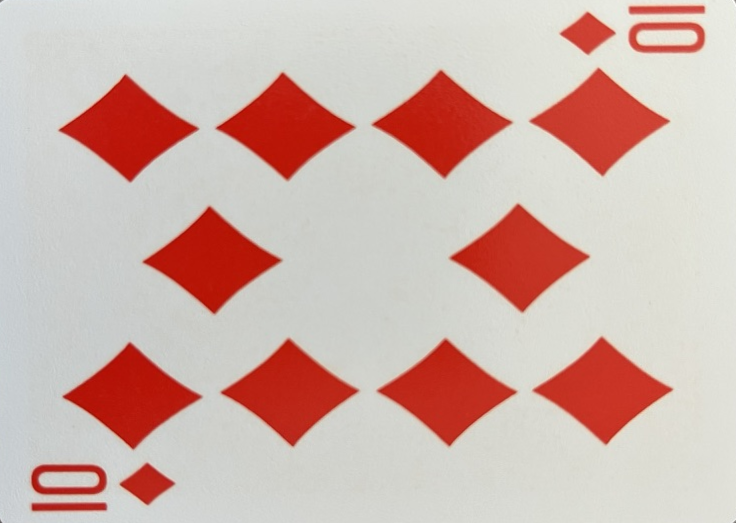
#> input picture sajat/references3/káró_10.warped.png, 736 x 523 px; its folder holds only this picture in this run
$ jupyter execute --allow-errors bead4.ipynb
#> lines starting #> are read from the running program, lines starting #| are printed output that depends on the picture; after the words box and inside, x2 and y2 are one past the last pixel; in counts of white or black regions, pixels touching at a corner belong together
[cell 1]
import cv2
from PIL import Image
import numpy as np
from matplotlib import pyplot as plt
from pathlib import Path
from scipy.spatial.distance import pdist, squareform

[cell 2]
def display_scaled(pic, scale=1):
    h, w = pic.shape[:2]
    display(Image.fromarray(cv2.cvtColor(pic, cv2.COLOR_BGR2RGB)).resize((int(w * scale), int(h * scale)), Image.LANCZOS))

[cell 3]
# [7 lines left out: function show_gray_hist, not called in this run]

[cell 4]
def process_references(ref_dir, verbose = 0):

#> called with ref_dir = 'references3', verbose = 0
    sift = cv2.SIFT_create(contrastThreshold=0.01, edgeThreshold=12, nOctaveLayers=8, sigma=1.5)
    #sift = cv2.SIFT_create()
    ref_data = []

    for file in Path(ref_dir).rglob("*"):

        if not file.is_file():
            continue

        card_to_search_color = cv2.imread(str(file))
#> card_to_search_color is the input picture: shape (523, 736, 3); mean B, G, R 172.5, 179.7, 208.5

        if card_to_search_color is None:
            continue
        if verbose > 2: display_scaled(card_to_search_color, 0.5)

        card_to_search_gray = cv2.cvtColor(card_to_search_color, cv2.COLOR_BGR2GRAY)
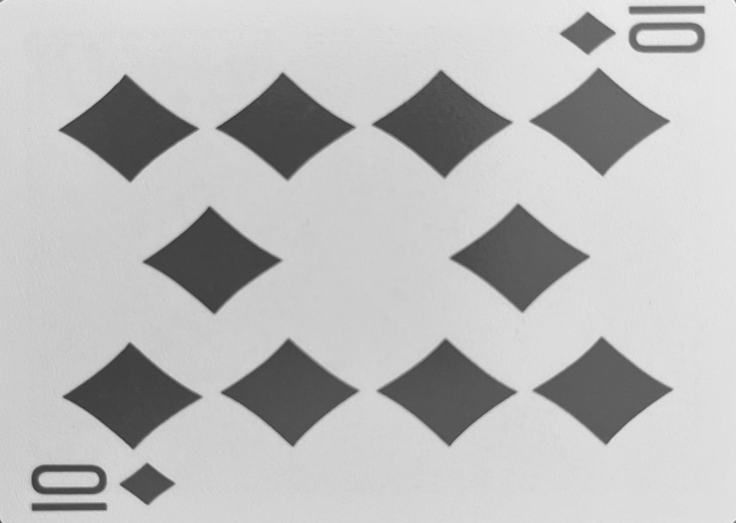
#> card_to_search_gray: shape (523, 736); min 55, max 254, mean 187.5
        if verbose > 2: display_scaled(card_to_search_gray, 0.5)
        if verbose > 3: show_gray_hist(card_to_search_gray)

        _, card_to_search_thresh = cv2.threshold(card_to_search_gray, 150, 255, cv2.THRESH_BINARY)
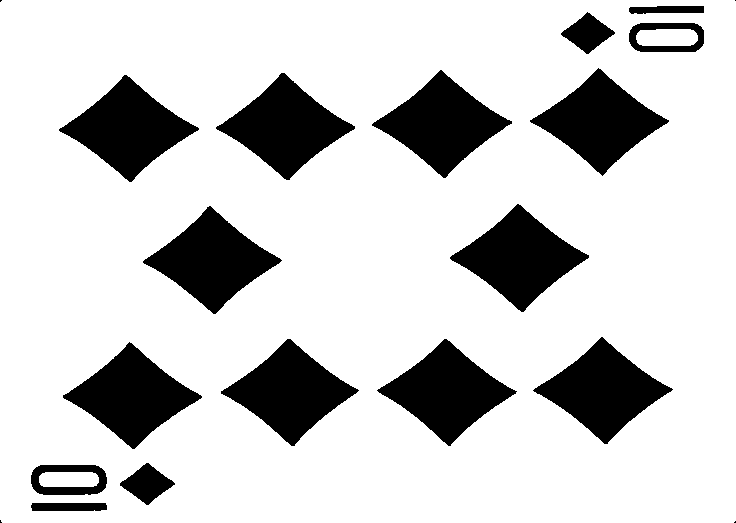
#> card_to_search_thresh: shape (523, 736); 80.4% white; 20 black regions (4 under 20 px), largest, box (x1, y1, x2, y2) and area: (450, 204, 589, 312) 7063, (372, 70, 512, 178) 7009, (143, 206, 282, 314) 6989
        card_to_search_masked = cv2.bitwise_and(card_to_search_gray, card_to_search_gray, mask=card_to_search_thresh)
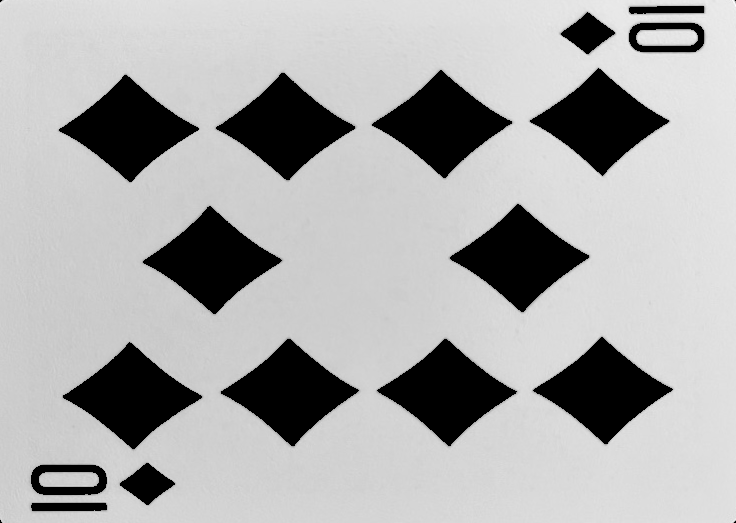
#> card_to_search_masked: shape (523, 736); min 0, max 254, mean 170.9
        if verbose > 2: display_scaled(card_to_search_masked, 0.5)
        if verbose > 3: show_gray_hist(card_to_search_masked)

        ref_kp, ref_des = sift.detectAndCompute(card_to_search_masked, None)
#> ref_kp = 1626 keypoints; strongest (x, y, size): (604, 390, 62), (520, 257, 62.1), (601, 123, 59.8), (443, 123, 62)
        if verbose > 0: print(f'{str(file)} -> {len(ref_kp)} key-points found')

        ref_kp_img = cv2.drawKeypoints(card_to_search_color, ref_kp, None, flags=cv2.DRAW_MATCHES_FLAGS_DRAW_RICH_KEYPOINTS)
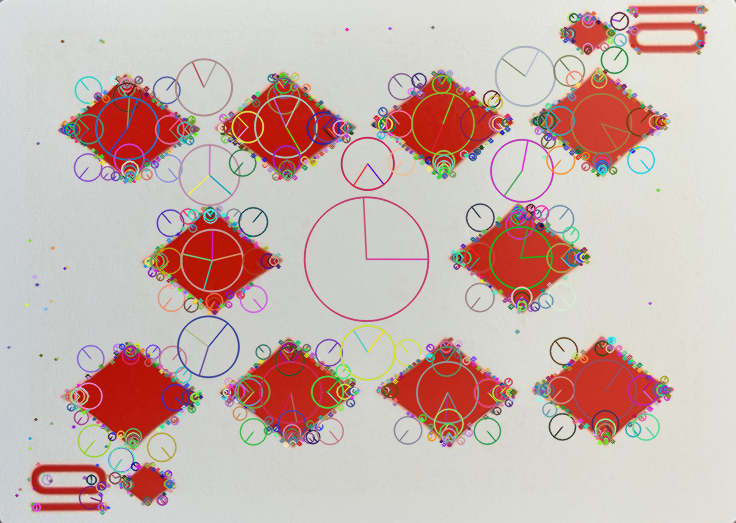
#> ref_kp_img: shape (523, 736, 3); mean B, G, R 173.8, 180, 202.3
        if verbose > 1: display_scaled(ref_kp_img, 0.5)

        card_face = file.name.split(".")[0]
        ref_data.append((card_face, ref_kp, ref_des, card_to_search_color))

    return ref_data

[cell 5]
def process_image(img_name, verbose=0):

    sift = cv2.SIFT_create(contrastThreshold=0.01, edgeThreshold=12, nOctaveLayers=8, sigma=1.5)
    #sift = cv2.SIFT_create()

    img_to_process_color = cv2.imread(img_name)
    if verbose > 2: display_scaled(img_to_process_color, 0.2)

    img_to_process_gray = cv2.cvtColor(img_to_process_color, cv2.COLOR_BGR2GRAY)
    if verbose > 2: display_scaled(img_to_process_gray, 0.2)
    if verbose > 3: show_gray_hist(img_to_process_gray)

    _, img_to_process_thresh = cv2.threshold(img_to_process_gray, 150, 255, cv2.THRESH_BINARY)
    img_to_process_masked = cv2.bitwise_and(img_to_process_gray, img_to_process_gray, mask=img_to_process_thresh)
    if verbose > 2: display_scaled(img_to_process_masked, 0.2)
    if verbose > 3: show_gray_hist(img_to_process_masked)

    kp, des = sift.detectAndCompute(img_to_process_masked, None)

    if verbose > 0: print(f'{len(kp)} key-points found in {img_name}')

    kp_img = cv2.drawKeypoints(img_to_process_color, kp, None, flags=cv2.DRAW_MATCHES_FLAGS_DRAW_RICH_KEYPOINTS)
    if verbose > 1: display_scaled(kp_img, 0.2)

    edges = cv2.Canny(img_to_process_masked, 100, 200)
    contours, _ = cv2.findContours(edges, cv2.RETR_EXTERNAL, cv2.CHAIN_APPROX_SIMPLE)

    return kp, des, img_to_process_color, img_to_process_masked, contours

[cell 6]
# [8 lines left out: function get_matches, not called in this run]

[cell 7]
from os import name


# [20 lines left out: function findHomography, not called in this run]

[cell 8]
# [24 lines left out: function find_cards, not called in this run]

[cell 9]
# [15 lines left out: function calculate_side_lengths, not called in this run]

[cell 10]
# [18 lines left out: function group_by_centroid_proximity, not called in this run]

[cell 11]
# [63 lines left out: function refine_found_data, not called in this run]

[cell 12]
def poly_area_signed(pts):
    x, y = pts[:, 0], pts[:, 1]
    return 0.5 * np.sum(x * np.roll(y, -1) - y * np.roll(x, -1))

[cell 13]
# [14 lines left out: function display_annotated_image, not called in this run]

[cell 14]
# [63 lines left out: function get_quads, not called in this run]

[cell 15]
# [6 lines left out: function order_ccw, not called in this run]

[cell 16]
# [29 lines left out: function warp_image, not called in this run]

[cell 17]
def scale_image(img, w, h):
    interp = cv2.INTER_LANCZOS4
    return cv2.resize(img, (w, h), interpolation=interp)

[cell 18]
# [38 lines left out: function process_quads, not called in this run]

[cell 19]
# [21 lines left out: function merge_results, not called in this run]

[cell 20]
REFERENCES_DIR = "references3"
reference_card_data = process_references(REFERENCES_DIR, verbose=0)
#> reference_card_data = 1 item

[cell 21]
TEST_IMG_NAME = "pics2/test_image - 4.jpeg"
#> (the rest of this cell did not finish here and is left out)

$ run again, on sajat/references3/káró_5.warped.png
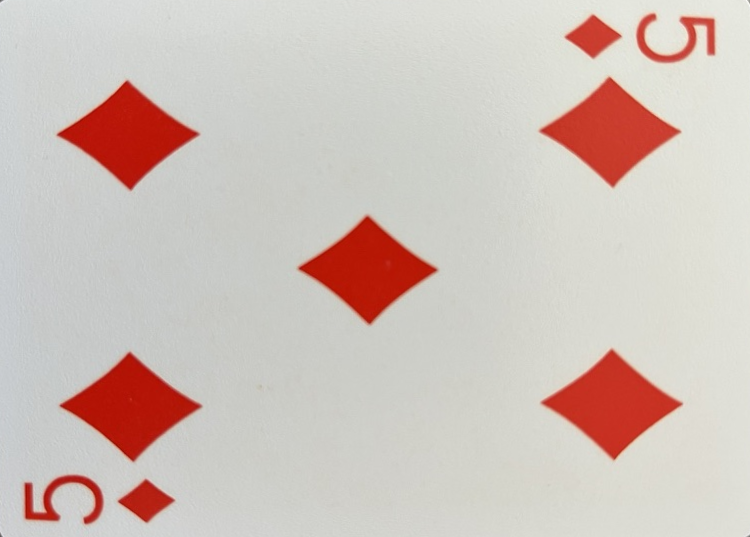
#> input picture sajat/references3/káró_5.warped.png, 750 x 537 px
#> in process_references, card_to_search_color is the input picture: shape (537, 750, 3); mean B, G, R 186.8, 193.4, 208.1
#> in process_references, `_, card_to_search_thresh = cv2.threshold(card_to_search_gray, 150, 255..`:
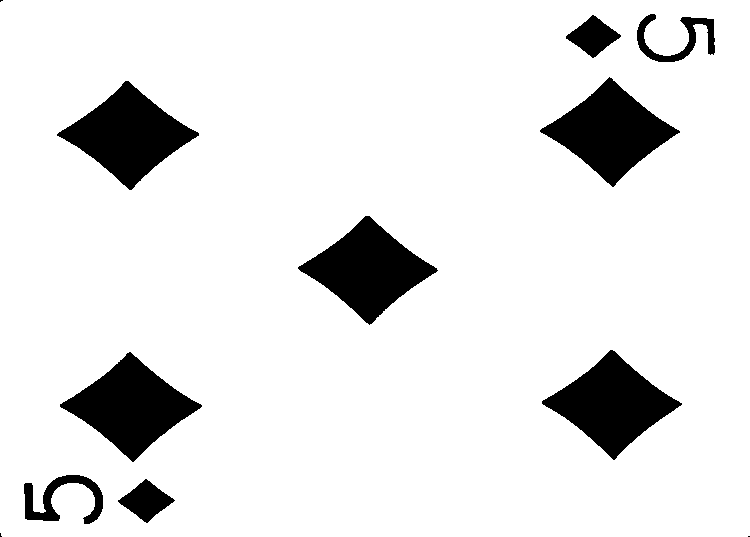
#> card_to_search_thresh: shape (537, 750); 89.8% white; 12 black regions (3 under 20 px), largest, box (x1, y1, x2, y2) and area: (60, 352, 202, 462) 7277, (57, 81, 199, 190) 7234, (298, 216, 438, 325) 7194
#> ref_kp = 1107 keypoints; strongest (x, y, size): (593, 36, 26.6), (613, 404, 64.8), (611, 133, 62.1), (368, 270, 65)
#> in process_references, `ref_kp_img = cv2.drawKeypoints(card_to_search_color, ref_kp, None, fla..`:
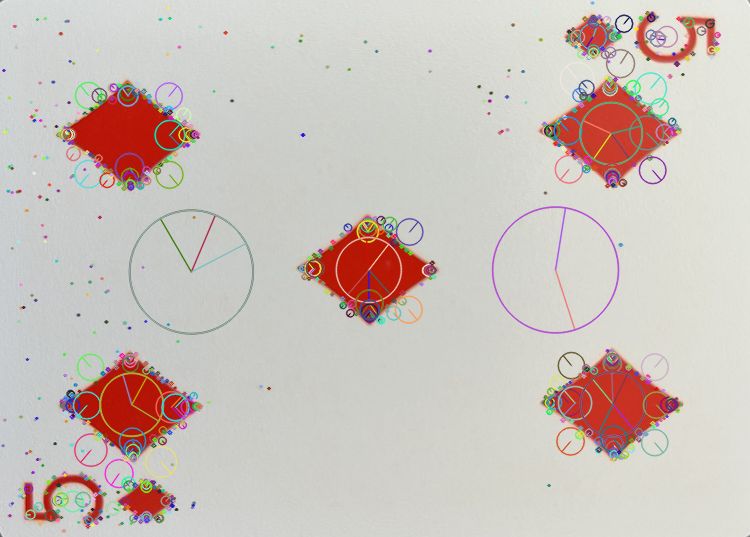
#> ref_kp_img: shape (537, 750, 3); mean B, G, R 187.5, 193.6, 204.6
#> reference_card_data = 1 item

$ run again, on sajat/references3/káró_6.warped.png
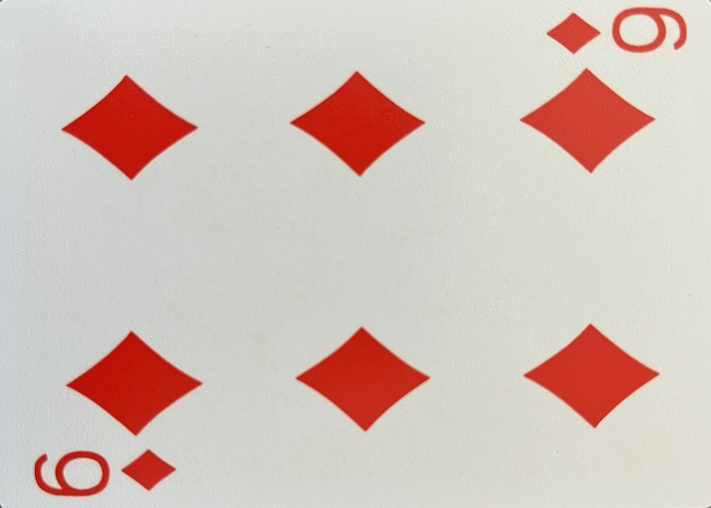
#> input picture sajat/references3/káró_6.warped.png, 711 x 508 px
#> in process_references, card_to_search_color is the input picture: shape (508, 711, 3); mean B, G, R 185.7, 193, 211.4
#> in process_references, `_, card_to_search_thresh = cv2.threshold(card_to_search_gray, 150, 255..`:
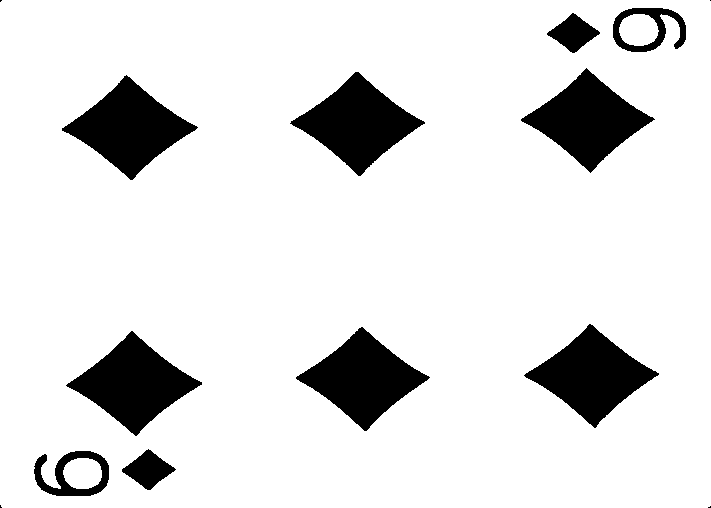
#> card_to_search_thresh: shape (508, 711); 87.8% white; 14 black regions (4 under 20 px), largest, box (x1, y1, x2, y2) and area: (62, 75, 198, 180) 6587, (66, 331, 202, 436) 6577, (290, 72, 425, 176) 6524
#> ref_kp = 1792 keypoints; strongest (x, y, size): (573, 33, 24.5), (592, 375, 61), (588, 122, 59.3), (358, 123, 61.9)
#> in process_references, `ref_kp_img = cv2.drawKeypoints(card_to_search_color, ref_kp, None, fla..`:
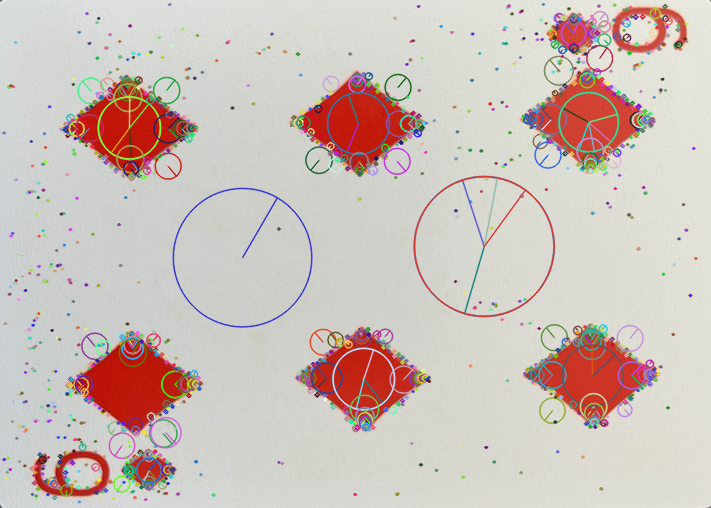
#> ref_kp_img: shape (508, 711, 3); mean B, G, R 186.1, 192.4, 205.7
#> reference_card_data = 1 item

$ run again, on sajat/references3/káró_2.warped.png
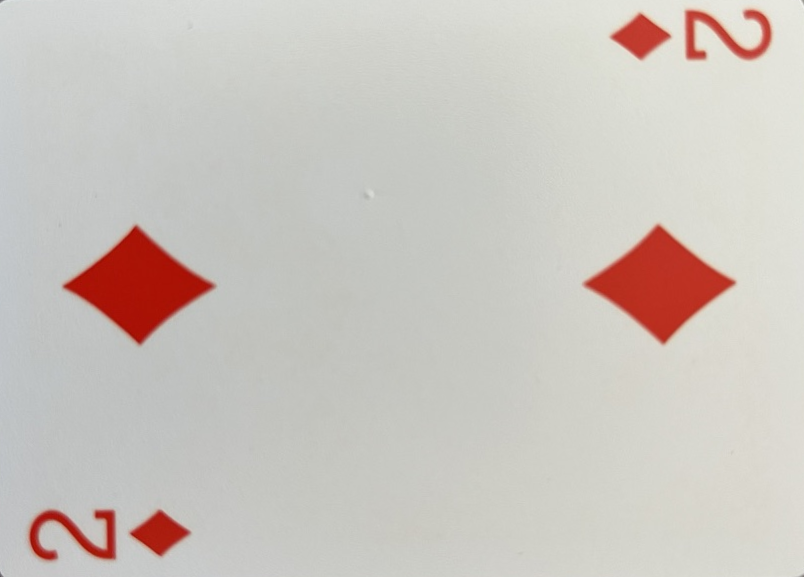
#> input picture sajat/references3/káró_2.warped.png, 804 x 577 px
#> in process_references, card_to_search_color is the input picture: shape (577, 804, 3); mean B, G, R 191.5, 197.2, 203.5
#> in process_references, `_, card_to_search_thresh = cv2.threshold(card_to_search_gray, 150, 255..`:
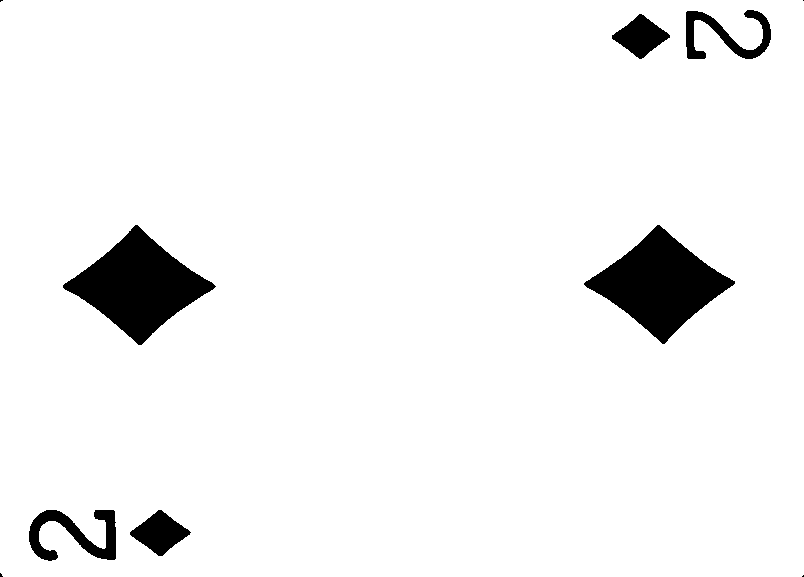
#> card_to_search_thresh: shape (577, 804); 94.9% white; 10 black regions (4 under 20 px), largest, box (x1, y1, x2, y2) and area: (63, 225, 216, 345) 8642, (584, 225, 735, 344) 8474, (29, 510, 116, 561) 1952, (686, 10, 771, 59) 1572, (130, 510, 191, 556) 1482, (612, 14, 670, 59) 1374
#> ref_kp = 417 keypoints; strongest (x, y, size): (640, 36, 28.1), (661, 284, 70.6), (138, 285, 70.9), (750, 14, 7.7)
#> in process_references, `ref_kp_img = cv2.drawKeypoints(card_to_search_color, ref_kp, None, fla..`:
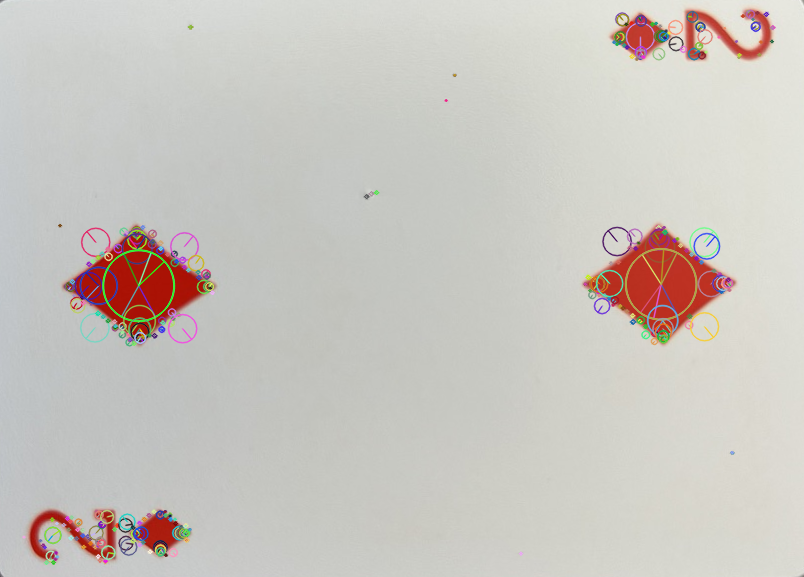
#> ref_kp_img: shape (577, 804, 3); mean B, G, R 192.1, 197.8, 202.2
#> reference_card_data = 1 item
